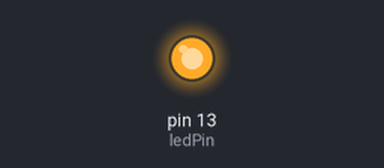
Simulated run of this sketch. Board: Arduino Uno, built with avr-gcc and run on an emulated ATmega328P. Shown: output pins drawn as LEDs (lit = HIGH). What the sketch prints to the serial monitor is not drawn.

Above: at 0.5 s.
At 21.3 s:
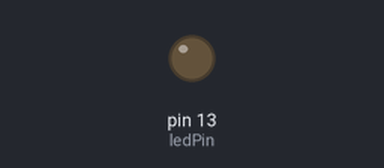
Timing chart, 0 to 25.7 s (numbered marks = the images above):
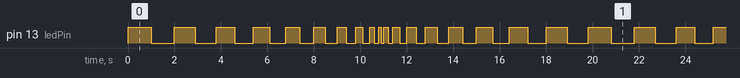

The sketch:

practice.ino
```cpp
const int ledPin = LED_BUILTIN;
int ledstate = HIGH;

void setup() {
  pinMode(ledPin, OUTPUT);
  Serial.begin(9600);
}

void loop() {
  int waittime=1000;
  for (int ; waittime>=200; waittime-=100){     ///tog  ///while(true)깥은거 쓰면 안됨 잘못하면 무한반복을 할 수도 있음 임베디드 시스템에선 더 조심해야함///
    digitalWrite(ledPin, ledstate);     /// delay는 안쓰는게 좋음  multitask 라고 있는데///
    delay(waittime);   ///센서를 측정하는걸하고 delay말고 mulitasking으로 milis는 모든 장치가 쓰는 고용시간을 설정 pointer///
    ledstate = !ledstate;
    Serial.println(ledstate? "켜짐":"꺼짐");

    digitalWrite(ledPin, ledstate);
    delay(waittime);
    ledstate = !ledstate;

    Serial.println(waittime);
    Serial.println(ledstate? "켜짐":"꺼짐");
    }
  for (; waittime<=900; waittime+=100){
    digitalWrite(ledPin, ledstate);
    ledstate = !ledstate;
    Serial.println(ledstate? "켜짐":"꺼짐");
    delay(waittime);
    digitalWrite(ledPin,ledstate);
    ledstate = !ledstate;

    delay(waittime);
    Serial.println(waittime);
    Serial.println(ledstate? "켜짐":"꺼짐");
    }

}
```

Measured:
- by itself, pin 13 (ledPin): moves between LOW and HIGH, repeating every 19.8 s
- by itself, everything shown: repeats every 19.8 s, in 36 steps
